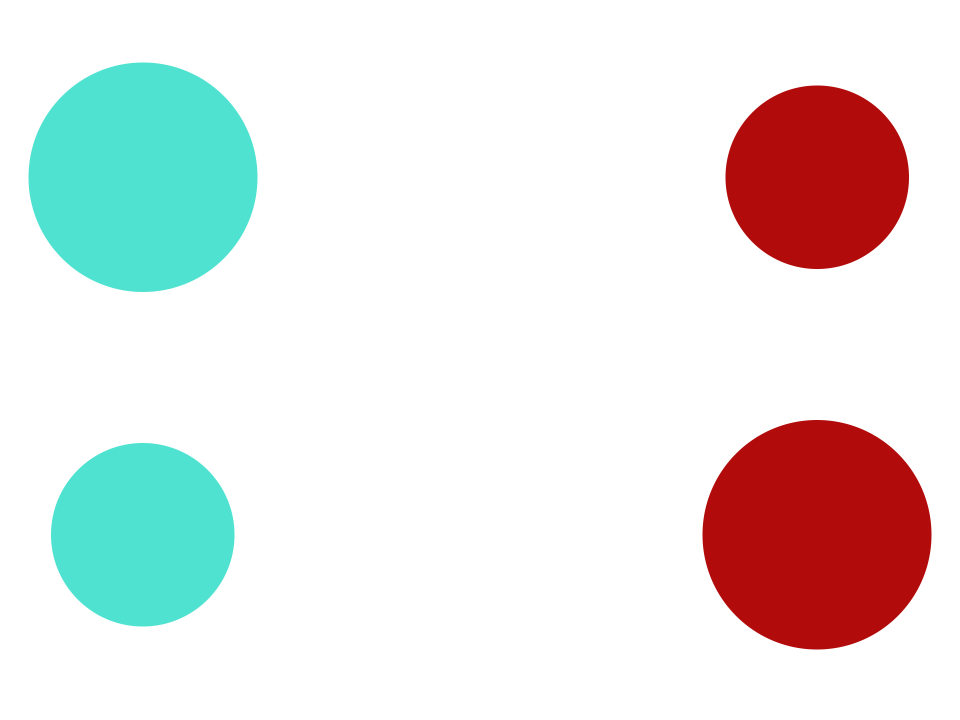
#> input picture circulo.png, 1920 x 1440 px (shown at 1/2 size)
$ jupyter execute nac5-circulos.ipynb   (shell and % lines are left out)
#> lines starting #> are read from the running program, lines starting #| are printed output that depends on the picture; after the words box and inside, x2 and y2 are one past the last pixel; in counts of white or black regions, pixels touching at a corner belong together
[cell 1]
import cv2
from matplotlib import pyplot as plt
import numpy as np

img = cv2.imread('circulo.png')
#> img is the input picture: shape (1440, 1920, 3); mean B, G, R 226.5, 228.2, 230.1

img_rgb = cv2.cvtColor(img, cv2.COLOR_BGR2RGB)
img_hsv = cv2.cvtColor(img, cv2.COLOR_BGR2HSV)
#> img_hsv: shape (1440, 1920, 3); mean H, S, V 8.5, 39.7, 244.5


# Definição dos valores minimo e max da mascara
# o vermelho tem h=0 mais ou menos ou 0 para a OpenCV
image_lower_hsv1 = np.array([0, 50, 100])
image_upper_hsv1 = np.array([10, 255, 255])


mask_hsv1 = cv2.inRange(img_hsv, image_lower_hsv1, image_upper_hsv1)
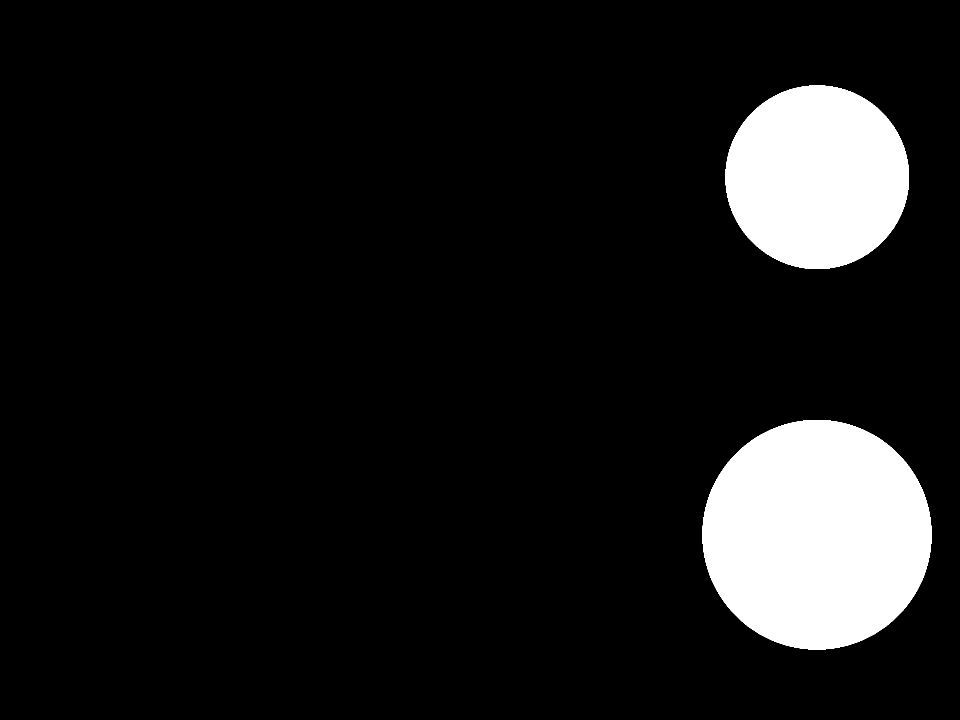
#> mask_hsv1: shape (1440, 1920) (shown at 1/2 size); 9.8% white; 2 white regions, box (x1, y1, x2, y2) and area: (1405, 840, 1863, 1299) 165390, (1451, 171, 1818, 538) 106009

# Definição dos valores minimo e max da mascara
# o ciano tem h=180 mais ou menos ou 90 para a OpenCV
image_lower_hsv2 = np.array([85, 50, 100])
image_upper_hsv2 = np.array([100, 255, 255])


mask_hsv2 = cv2.inRange(img_hsv, image_lower_hsv2, image_upper_hsv2)
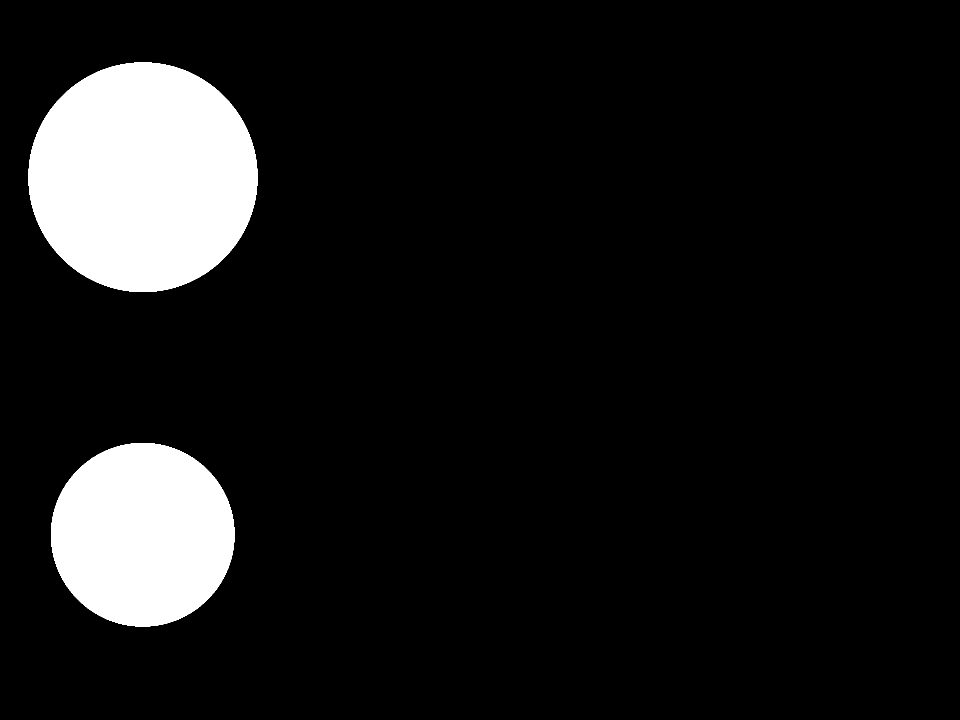
#> mask_hsv2: shape (1440, 1920) (shown at 1/2 size); 9.8% white; 2 white regions, box (x1, y1, x2, y2) and area: (57, 125, 515, 584) 165354, (102, 886, 469, 1253) 105965

imgSeg = cv2.bitwise_or(mask_hsv1, mask_hsv2)
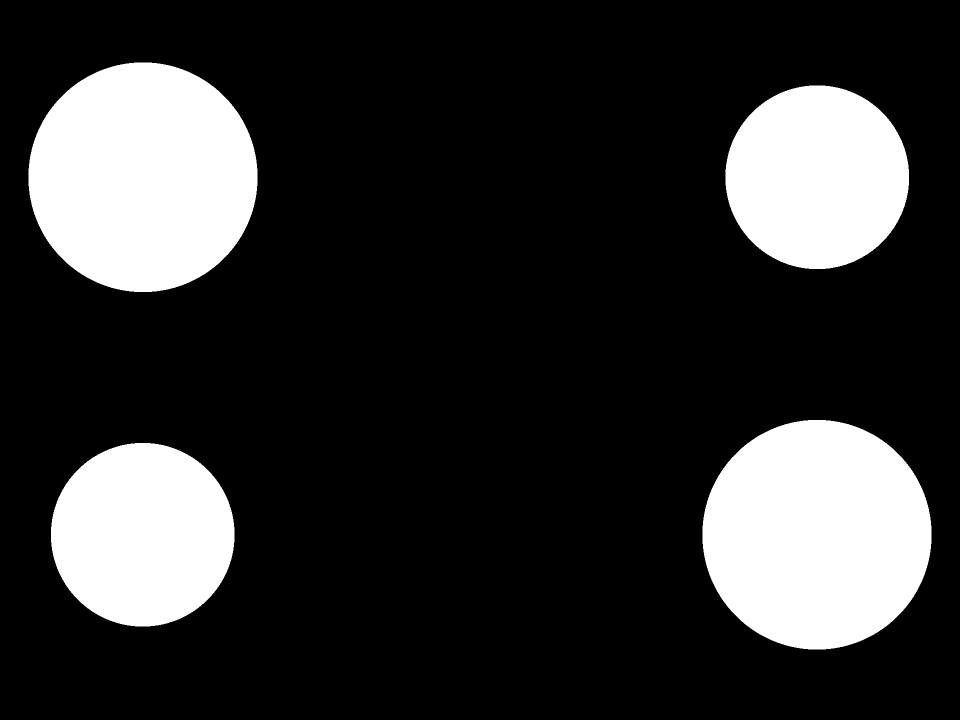
#> imgSeg: shape (1440, 1920) (shown at 1/2 size); 19.6% white; 4 white regions


plt.subplot(1, 2, 1)
plt.imshow(img_rgb)
plt.subplot(1, 2, 2)
plt.imshow(imgSeg, cmap="Greys_r", vmin=0, vmax=255)
plt.show()
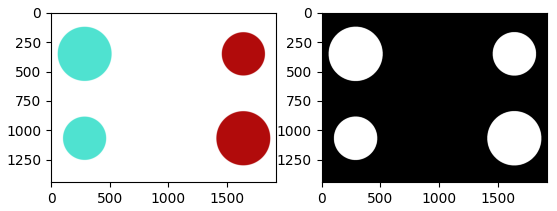
#> figure drawn by matplotlib, 2 panels

[cell 2]
contornos, _ = cv2.findContours(imgSeg, cv2.RETR_TREE, cv2.CHAIN_APPROX_SIMPLE)
#> contornos = 4 contours; box (x1, y1, x2, y2) and area: (1405, 840, 1863, 1299) 164742, (57, 125, 515, 584) 164706, (1451, 171, 1818, 538) 105490, (102, 886, 469, 1253) 105446
imgSeg_rgb = cv2.cvtColor(imgSeg, cv2.COLOR_GRAY2RGB)
#> imgSeg_rgb: shape (1440, 1920, 3); 19.6% white; 4 white regions
contornos_img = imgSeg_rgb.copy() # Cópia da máscara para ser desenhada "por cima"

def area(item):
  return cv2.contourArea(item)

contornosOrdMaior = sorted(contornos, key=area, reverse=True)
#> contornosOrdMaior has the same summary as contornos


for i in range(len(contornosOrdMaior)):
    if(i < 2):
        if(i == 0):
            cv2.drawContours(contornos_img, contornosOrdMaior, i, [255, 0, 0], 7);
        else:
            cv2.drawContours(contornos_img, contornosOrdMaior, i, [0,255,255], 7);
    else:
        cv2.drawContours(contornos_img, contornosOrdMaior, i, [0, 0, 0], -1);
#> this loop made 4 passes
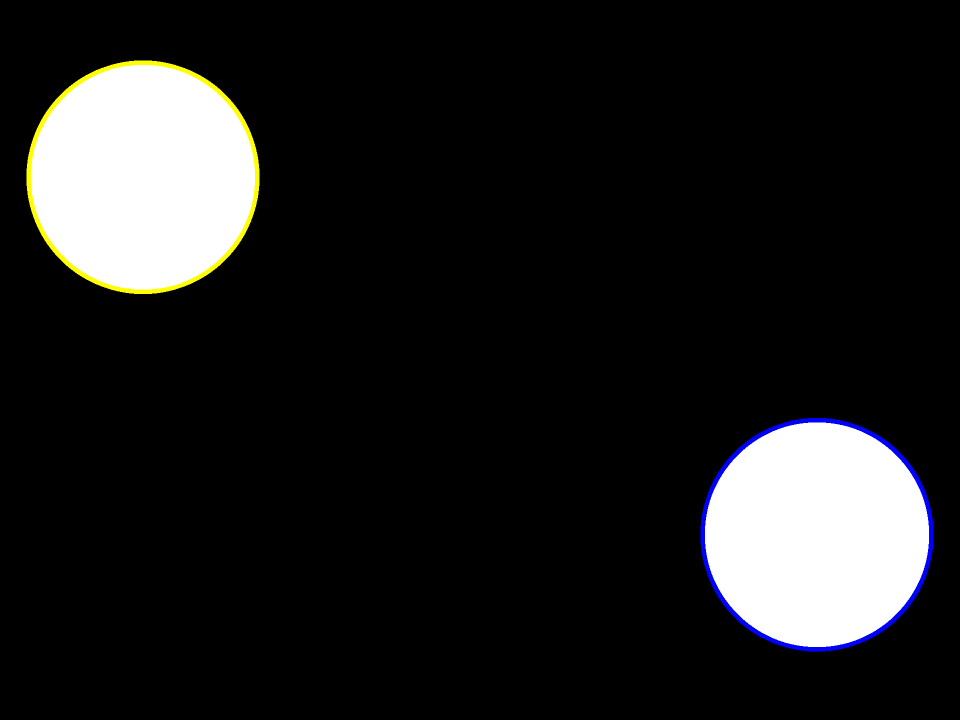
#> contornos_img: shape (1440, 1920, 3) (shown at 1/2 size); mean B, G, R 30.4, 30.4, 30.4


plt.figure(figsize=(8,6))
plt.imshow(contornos_img);

[cell 3]
# usando o exemplo da documentação https://docs.opencv.org/master/dd/d49/tutorial_py_contour_features.html
# notamos que a função devolve um dicionario.

cntRed = contornosOrdMaior[0]
#> cntRed = contour of 648 points, box (x1, y1, x2, y2) (1405, 840, 1863, 1299), area 164742
cntCyan = contornosOrdMaior[1]
#> cntCyan = contour of 648 points, box (x1, y1, x2, y2) (57, 125, 515, 584), area 164706

areaRed = cv2.contourArea(cntRed)
#> areaRed = 164742
areaCyan = cv2.contourArea(cntCyan)
#> areaCyan = 164706

MRed = cv2.moments(cntRed)
#> MRed = moments, m00 164742, centre m10/m00, m01/m00 = (1633.5, 1069)
MCyan = cv2.moments(cntCyan)
#> MCyan = moments, m00 164706, centre m10/m00, m01/m00 = (285.5, 354)

# Calculo das coordenadas do centro de massa
cxRed = int(MRed['m10']/MRed['m00'])
#> cxRed = 1633
cyRed = int(MRed['m01']/MRed['m00'])
#> cyRed = 1069

cxCyan = int(MCyan['m10']/MCyan['m00'])
#> cxCyan = 285
cyCyan = int(MCyan['m01']/MCyan['m00'])
#> cyCyan = 354

# para desenhar a cruz vamos passar a cor e o tamanho em pixel
size = 50
colorRed = (255,0,0)
colorCyan = (0, 255, 255)

# Desenhado a cruz no circulo vermelho
cv2.line(contornos_img,(cxRed - size,cyRed),(cxRed + size,cyRed),colorRed,5)
#> contornos_img: shape (1440, 1920, 3); 0.03% of pixels changed, all inside (x1, y1, x2, y2) = (1580, 1066, 1687, 1073)
cv2.line(contornos_img,(cxRed,cyRed - size),(cxRed, cyRed + size),colorRed,5)
#> contornos_img: shape (1440, 1920, 3); mean B, G, R 30.4, 30.3, 30.3

# Desenhado a cruz no circulo ciano
cv2.line(contornos_img,(cxCyan - size,cyCyan),(cxCyan + size,cyCyan),colorCyan,5)
#> contornos_img: shape (1440, 1920, 3); mean B, G, R 30.3, 30.3, 30.3
cv2.line(contornos_img,(cxCyan,cyCyan - size),(cxCyan, cyCyan + size),colorCyan,5)

# Copiando a imagem deste ponto para outra variavel (será usada nas outras rubricas)
img_crosshair = contornos_img.copy()

# Para escrever vamos definir uma fonte
font = cv2.FONT_HERSHEY_SIMPLEX
#> font = 0
textRed = areaRed
#> textRed = 164742
textCyan = areaCyan
#> textCyan = 164706

origemRed = (1450,800)
origemCyan = (100,700)

cv2.putText(contornos_img, str(textRed), origemRed, font,2,(255,0,0),3,cv2.LINE_AA)
cv2.putText(contornos_img, str(textCyan), origemCyan, font,2,(0,255,255),3,cv2.LINE_AA)
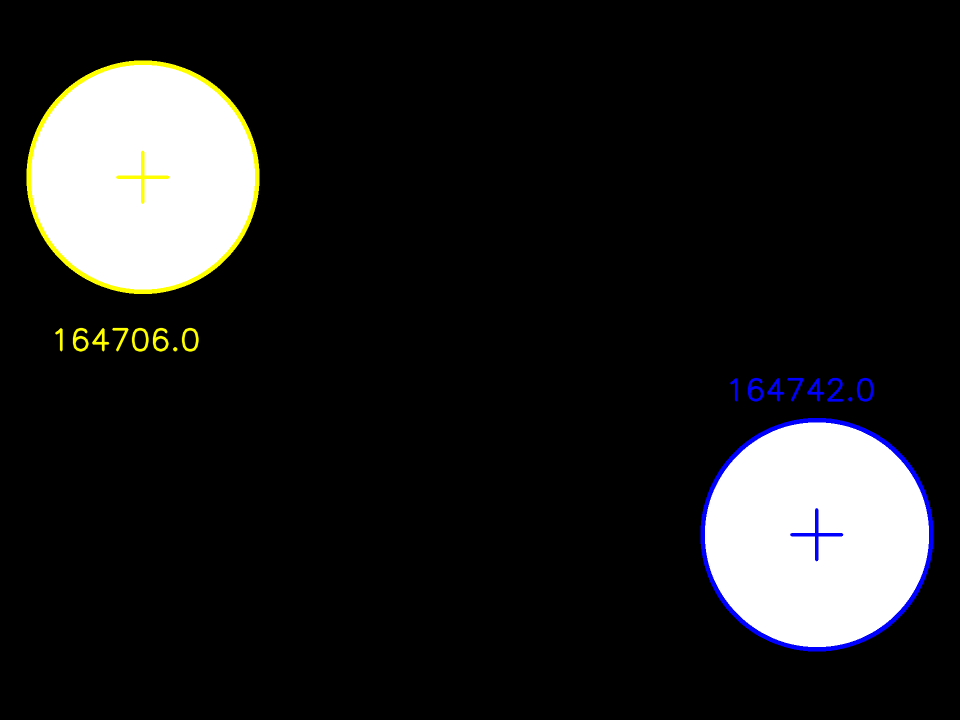
#> contornos_img: shape (1440, 1920, 3) (shown at 1/2 size); mean B, G, R 30.6, 30.6, 30.6


plt.imshow(contornos_img);

[cell 4]
cv2.line(img_crosshair,(cxCyan, cyCyan),(cxRed, cyRed), (255,255,0), 5)

pont1 = (cxCyan,cyCyan)
#> pont1 = (285, 354)
pont2 = (cxRed,cyRed)
#> pont2 = (1633, 1069)
angulo1 = np.arctan2(*pont1[::-1])
#> angulo1 = 0.893
angulo2 = np.arctan2(*pont2[::-1])
#> angulo2 = 0.58

angulos = np.rad2deg((angulo1 - angulo2) % (2 * np.pi))
#> angulos = 17.95

origem= (900, 400)
cv2.putText(img_crosshair, str(int(angulos)), origem, font,3,(255,255,0),3,cv2.LINE_AA)
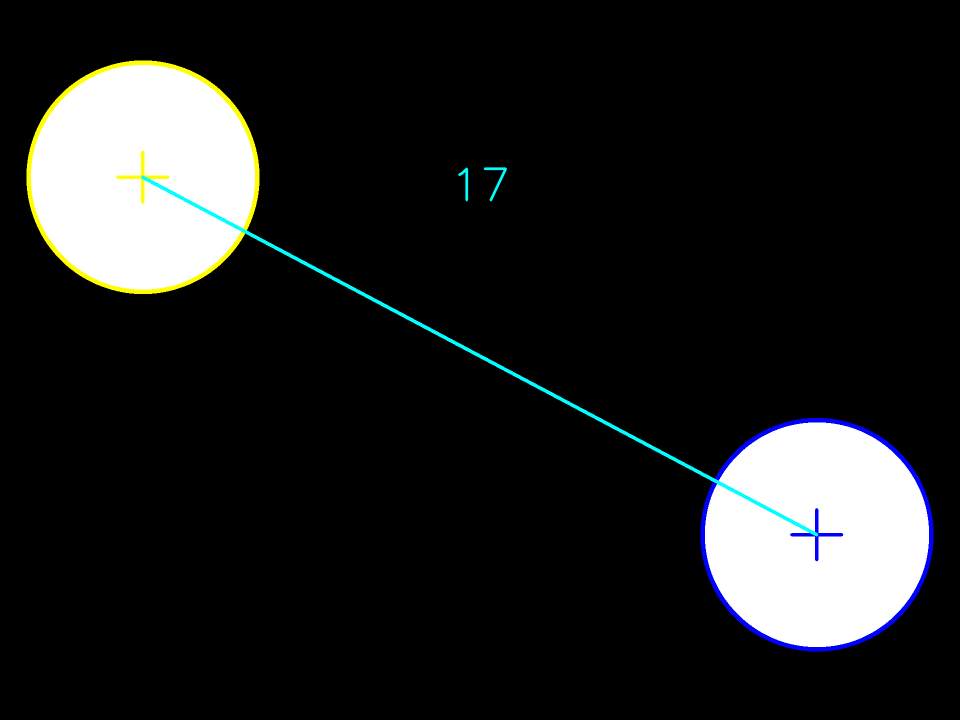
#> img_crosshair: shape (1440, 1920, 3) (shown at 1/2 size); mean B, G, R 31.1, 31.1, 30

plt.imshow(img_crosshair);
